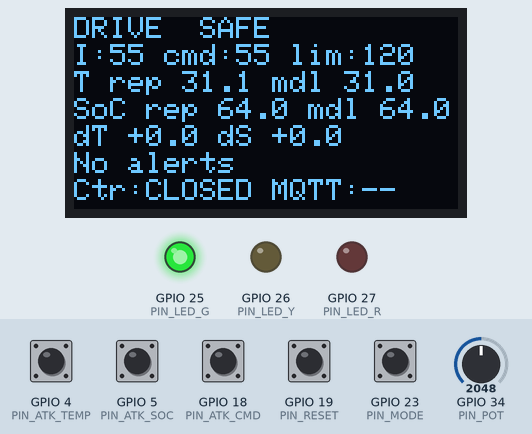
Recording of a sketch running on a simulated ESP32. Parts: 128×64 one-colour display, output pins drawn as LEDs (lit = HIGH). The inputs (shaded band) are chosen by the test bench; at power-on: GPIO 4 (PIN_ATK_TEMP), GPIO 5 (PIN_ATK_SOC), GPIO 18 (PIN_ATK_CMD), GPIO 19 (PIN_RESET), GPIO 23 (PIN_MODE) HIGH, GPIO 34 (PIN_POT) = 2048. WiFi joins after 1.5 s; servers stay silent unless stated; random numbers use the default seed unless the sketch sets one; no MQTT or app messages arrive unless stated; what the sketch prints to the serial monitor is not drawn.

Above: at 1.6 s.
1.7 s: GPIO 5 (PIN_ATK_SOC) pulled LOW for 0.15 s
At 2.5 s:
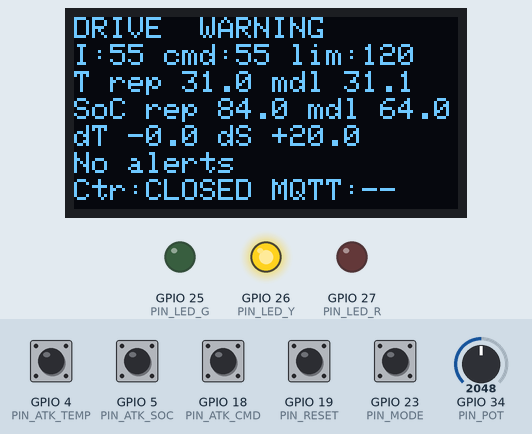
6.0 s: GPIO 23 (PIN_MODE) pulled LOW for 0.15 s
At 6.7 s:
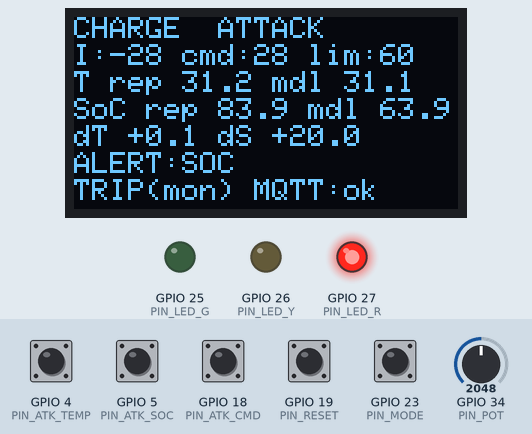
10.3 s: GPIO 19 (PIN_RESET) pulled LOW for 0.15 s
At 11.9 s:
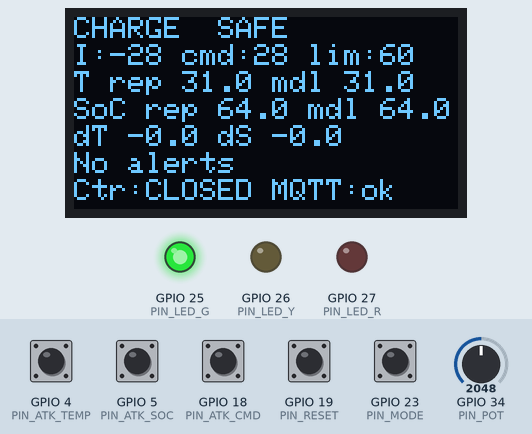
14.6 s: GPIO 18 (PIN_ATK_CMD) pulled LOW for 0.15 s
At 15.9 s:
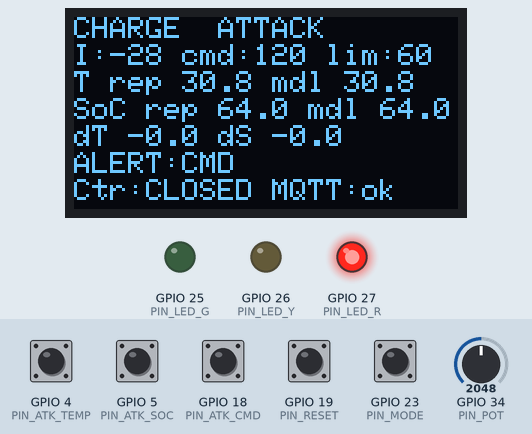
18.9 s: GPIO 23 (PIN_MODE) pulled LOW for 1 s
At 19.7 s:
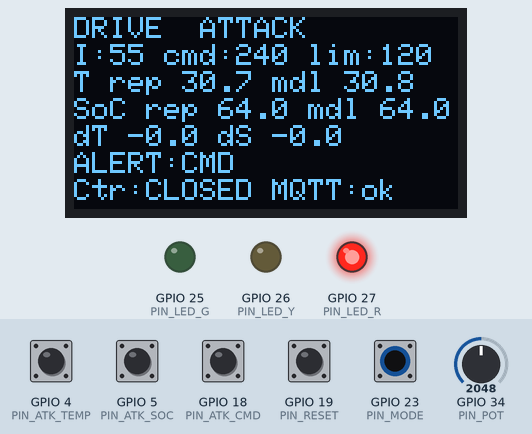
24.1 s: GPIO 18 (PIN_ATK_CMD) pulled LOW for 1 s
At 28.1 s:
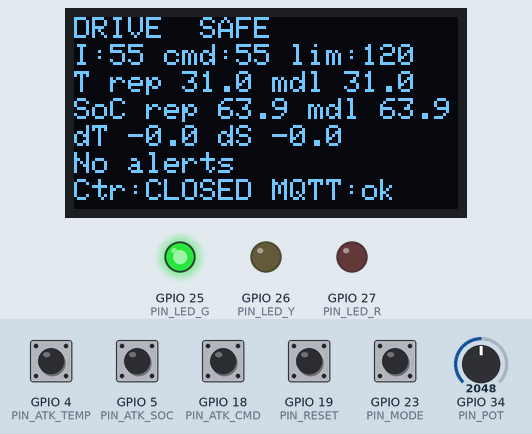
Timing chart, 0 to 29.6 s (numbered marks = the images above; inputs shaded):
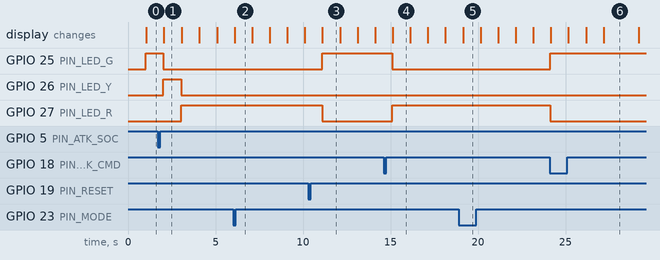

Measured:
- after the input at 1.7 s, GPIO 25 (PIN_LED_G): HIGH → LOW after 0.30 s; GPIO 26 (PIN_LED_Y): LOW → HIGH after 0.30 s, → LOW 1.1 s later; GPIO 27 (PIN_LED_R): LOW → HIGH after 1.4 s
- after the input at 10.3 s, GPIO 25 (PIN_LED_G): LOW → HIGH after 0.79 s; GPIO 27 (PIN_LED_R): HIGH → LOW after 0.79 s
- after the input at 14.6 s, GPIO 25 (PIN_LED_G): HIGH → LOW after 0.50 s; GPIO 27 (PIN_LED_R): LOW → HIGH after 0.50 s
- after the input at 24.1 s, GPIO 25 (PIN_LED_G): LOW → HIGH at once; GPIO 27 (PIN_LED_R): HIGH → LOW at once
- what the display in image 1 shows lasts 1.1 s, from 2.0 s to 3.1 s
- what the display in image 3 shows lasts 1.0 s, from 11.1 s to 12.1 s

The sketch:

sketch.ino
```cpp
// BMS Guard v2 - Wokwi battery pack that feeds the AXIOMWALL website
//
// This ESP32 plays the BATTERY PACK: it simulates the real pack with the SAME physics
// as the website's digital twin (16S LFP, Rint 0.03, Cth 20000, Rth 0.05, Qnom 100 Ah,
// thermal time-scale 20), then publishes the REPORTED telemetry once per second.
// Attack buttons falsify only the reported stream, exactly like the website's Attack Lab.
// The website's firewall engine does the detection. A small on-board guard also runs
// here as a second opinion.
//
// Pot   = current magnitude (CHARGE: 0-55 A, DRIVE: 0-110 A)
// Btn1  = Temperature freeze   Btn2 = SoC +20% spoof   Btn3 = Malicious SET_CURRENT command
// Btn4  = Reset scenario       Btn5 = Switch CHARGE / DRIVE
// Sign convention (same as the website): I > 0 = drive/discharge, I < 0 = charging.

#include <WiFi.h>
#include <PubSubClient.h>
#include <Wire.h>
#include <Adafruit_GFX.h>
#include <Adafruit_SSD1306.h>

// ---------- Pins ----------
#define PIN_POT      34
#define PIN_ATK_TEMP 4
#define PIN_ATK_SOC  5
#define PIN_ATK_CMD  18
#define PIN_RESET    19
#define PIN_MODE     23
#define PIN_LED_G    25
#define PIN_LED_Y    26
#define PIN_LED_R    27

// ---------- Pack physics (identical to website src/engine/twin.js) ----------
const float RINT = 0.03;     // ohm
const float CTH  = 20000.0;  // J/K
const float RTH  = 0.05;     // K/W
const float TAMB = 28.0;     // degC
const float QNOM = 100.0;    // Ah
const float TC   = 20.0;     // thermal time-scale (applied to dT/dt only)
const float T_START   = 31.0;
const float SOC_START = 64.0;

const float OCV_S[14] = { 0, 5, 10, 20, 30, 40, 50, 60, 70, 80, 85, 90, 95, 100 };
const float OCV_V[14] = { 48.00, 49.60, 50.40, 51.20, 51.52, 51.84, 52.00, 52.16, 52.48, 52.80, 53.28, 54.08, 56.00, 58.00 };

const float LIMIT_CHARGE = 60.0;   // A, safe limit
const float LIMIT_DRIVE  = 120.0;  // A, safe limit
const float POT_MAX_CHARGE = 55.0; // A, pot full scale (kept just under the limit so
const float POT_MAX_DRIVE  = 110.0; // sensor noise never crosses it on a normal run)

// ---------- On-board guard (second opinion) ----------
const float R_MODEL     = 0.0291;  // guard's own estimate of Rint (3% off, like real life)
const float TEMP_WARN   = 0.8,  TEMP_ATTACK = 1.5;   // degC residual
const float SOC_WARN    = 0.8,  SOC_ATTACK  = 1.5;   // % residual
const int   CONFIRM     = 2;
// false: the guard only reports, the website's firewall decides.
// true : the guard also cuts the pack current when it trips (standalone protection).
const bool  GUARD_CUTS_CURRENT = false;

// MUST be unique (public broker) and must match the website's MQTT topic field
const char* TOPIC     = "bms-guard-ai01-7421/telemetry";
const char* MQTT_HOST = "broker.hivemq.com";
const int   MQTT_PORT = 1883;

enum State { SAFE, WARNING, ATTACK };
enum Mode  { CHARGE, DRIVE };

Adafruit_SSD1306 oled(128, 64, &Wire, -1);
WiFiClient wifiClient;
PubSubClient mqtt(wifiClient);

// Real pack (hidden from the network)
float plantT = T_START, plantSoC = SOC_START;
// Guard's own model
float modelT = T_START, modelSoC = SOC_START;
// What is reported
float repV = 0, repI = 0, repT = T_START, repSoC = SOC_START, repP = 0;
// Operation
Mode mode = DRIVE;
float cmdA = 0, appliedA = 0, limitA = LIMIT_DRIVE, trueI = 0;
int speedKmh = 0;
unsigned long simT = 0;
// Attacks
bool atkTemp = false, atkSoC = false, atkCmd = false;
float frozenT = T_START;
// Guard state
int tempCount = 0, socCount = 0;
bool tempAlert = false, socAlert = false, cmdAlert = false, tripped = false;
float dT = 0, dS = 0;
State state = SAFE;

const uint8_t btnPin[5] = { PIN_ATK_TEMP, PIN_ATK_SOC, PIN_ATK_CMD, PIN_RESET, PIN_MODE };
bool btnLast[5] = { HIGH, HIGH, HIGH, HIGH, HIGH };
unsigned long lastStep = 0, lastMqttTry = 0;

float noise(float amp) { return (random(-1000, 1001) / 1000.0f) * amp; }

float ocv(float soc) {
  soc = constrain(soc, 0.0f, 100.0f);
  for (int i = 0; i < 13; i++) {
    if (soc <= OCV_S[i + 1]) {
      float f = (soc - OCV_S[i]) / (OCV_S[i + 1] - OCV_S[i]);
      return OCV_V[i] + f * (OCV_V[i + 1] - OCV_V[i]);
    }
  }
  return OCV_V[13];
}

void resetScenario() {
  plantT = modelT = repT = T_START;
  plantSoC = modelSoC = repSoC = SOC_START;
  atkTemp = atkSoC = atkCmd = false;
  tempCount = socCount = 0;
  tempAlert = socAlert = cmdAlert = tripped = false;
  dT = dS = 0;
  state = SAFE;
  simT = 0;
}

void handleButtons() {
  for (int i = 0; i < 5; i++) {
    bool s = digitalRead(btnPin[i]);
    if (s == LOW && btnLast[i] == HIGH) {
      switch (i) {
        case 0: atkTemp = !atkTemp; if (atkTemp) frozenT = plantT; break;
        case 1: atkSoC = !atkSoC; break;
        case 2: atkCmd = !atkCmd; break;
        case 3: resetScenario(); break;
        case 4: mode = (mode == CHARGE) ? DRIVE : CHARGE; break;
      }
    }
    btnLast[i] = s;
  }
}

void ensureMqtt() {
  if (WiFi.status() != WL_CONNECTED || mqtt.connected()) return;
  if (millis() - lastMqttTry < 3000) return;
  lastMqttTry = millis();
  String id = "bms-guard-" + String((uint32_t)esp_random(), HEX);
  mqtt.connect(id.c_str());
}

// One second of simulation + guard evaluation
void stepSim() {
  // 1. Command (the pot, or a malicious one when the attack is on)
  limitA = (mode == CHARGE) ? LIMIT_CHARGE : LIMIT_DRIVE;
  float potMax = (mode == CHARGE) ? POT_MAX_CHARGE : POT_MAX_DRIVE;
  float potMag = round(analogRead(PIN_POT) / 4095.0 * potMax);
  cmdA = atkCmd ? 2.0 * limitA : potMag;        // malicious: twice the safe limit
  cmdAlert = cmdA > limitA + 0.5;               // above the limit is never legitimate
  appliedA = cmdAlert ? potMag : cmdA;          // reject the bad command, keep the last legitimate one
  if (GUARD_CUTS_CURRENT && tripped) appliedA = 0;

  trueI = (mode == CHARGE) ? -appliedA : appliedA;
  speedKmh = (mode == DRIVE && appliedA > 1.0) ? 30 : 0;

  // 2. Real pack physics (same equations as the website twin)
  float V_true = ocv(plantSoC) - trueI * RINT;
  plantT += (trueI * trueI * RINT - (plantT - TAMB) / RTH) / CTH * TC;
  plantSoC = constrain(plantSoC - trueI / (3600.0 * QNOM) * 100.0, 0.0f, 100.0f);

  // 3. Reported telemetry (T and SoC can be spoofed)
  repV   = V_true + noise(0.08);
  repI   = trueI + noise(0.35);
  repT   = atkTemp ? frozenT : plantT + noise(0.08);
  repSoC = constrain(plantSoC + noise(0.03) + (atkSoC ? 20.0 : 0.0), 0.0f, 100.0f);
  repP   = V_true * trueI / 1000.0;

  // 4. On-board guard: its own model driven by the reported current
  modelT += (repI * repI * R_MODEL - (modelT - TAMB) / RTH) / CTH * TC;
  modelSoC = constrain(modelSoC - repI / (3600.0 * QNOM) * 100.0, 0.0f, 100.0f);
  dT = repT - modelT;
  dS = repSoC - modelSoC;
  tempCount = (fabs(dT) > TEMP_ATTACK) ? tempCount + 1 : 0;
  socCount  = (fabs(dS) > SOC_ATTACK)  ? socCount + 1  : 0;
  if (tempCount >= CONFIRM) tempAlert = true;   // latched until reset
  if (socCount  >= CONFIRM) socAlert  = true;
  if (tempAlert || socAlert) tripped = true;

  bool warn = fabs(dT) > TEMP_WARN || fabs(dS) > SOC_WARN;
  if (tempAlert || socAlert || cmdAlert) state = ATTACK;
  else if (warn) state = WARNING;
  else state = SAFE;

  digitalWrite(PIN_LED_G, state == SAFE);
  digitalWrite(PIN_LED_Y, state == WARNING);
  digitalWrite(PIN_LED_R, state == ATTACK);
}

bool contactorOpen() { return GUARD_CUTS_CURRENT && tripped; }

void updateDisplay() {
  const char* names[] = { "SAFE", "WARNING", "ATTACK" };
  oled.clearDisplay();
  oled.setTextSize(1);
  oled.setTextColor(SSD1306_WHITE);
  oled.setCursor(0, 0);  oled.printf("%s  %s", mode == CHARGE ? "CHARGE" : "DRIVE", names[state]);
  oled.setCursor(0, 9);  oled.printf("I:%.0f cmd:%.0f lim:%.0f", trueI, cmdA, limitA);
  oled.setCursor(0, 18); oled.printf("T rep %.1f mdl %.1f", repT, modelT);
  oled.setCursor(0, 27); oled.printf("SoC rep %.1f mdl %.1f", repSoC, modelSoC);
  oled.setCursor(0, 36); oled.printf("dT %+.1f dS %+.1f", dT, dS);
  oled.setCursor(0, 45);
  if (tempAlert || socAlert || cmdAlert)
    oled.printf("ALERT:%s%s%s", tempAlert ? "TEMP " : "", socAlert ? "SOC " : "", cmdAlert ? "CMD" : "");
  else oled.print("No alerts");
  oled.setCursor(0, 54);
  oled.printf("%s MQTT:%s", contactorOpen() ? "Ctr:OPEN" : (tripped ? "TRIP(mon)" : "Ctr:CLOSED"),
              mqtt.connected() ? "ok" : "--");
  oled.display();
}

void publishTelemetry() {
  if (!mqtt.connected()) return;
  const char* names[] = { "SAFE", "WARNING", "ATTACK" };
  String alerts = "";
  if (tempAlert) alerts += "\"TEMP_MISMATCH\",";
  if (socAlert)  alerts += "\"SOC_JUMP\",";
  if (cmdAlert)  alerts += "\"OVERCURRENT_CMD\",";
  if (alerts.length()) alerts.remove(alerts.length() - 1);

  char cmdJson[64];
  if (atkCmd) snprintf(cmdJson, sizeof(cmdJson), "{\"type\":\"SET_CURRENT\",\"value\":%.0f}", cmdA);
  else strcpy(cmdJson, "null");

  char buf[700];
  snprintf(buf, sizeof(buf),
    "{\"t\":%lu,\"V\":%.3f,\"I\":%.3f,\"T\":%.3f,\"SoC\":%.3f,\"P\":%.4f,\"speed\":%d,"
    "\"mode\":\"%s\",\"digitalValid\":true,\"command\":%s,"
    "\"guard\":{\"state\":\"%s\",\"alerts\":[%s],\"contactor_closed\":%s,"
    "\"applied_a\":%.1f,\"limit_a\":%.1f,\"T_expected\":%.2f,\"SoC_expected\":%.2f}}",
    simT, repV, repI, repT, repSoC, repP, speedKmh,
    mode == CHARGE ? "charge" : "drive", cmdJson,
    names[state], alerts.c_str(), contactorOpen() ? "false" : "true",
    appliedA, limitA, modelT, modelSoC);
  mqtt.publish(TOPIC, buf);
}

void setup() {
  Serial.begin(115200);
  for (int i = 0; i < 5; i++) pinMode(btnPin[i], INPUT_PULLUP);
  pinMode(PIN_LED_G, OUTPUT); pinMode(PIN_LED_Y, OUTPUT); pinMode(PIN_LED_R, OUTPUT);
  randomSeed(esp_random());
  oled.begin(SSD1306_SWITCHCAPVCC, 0x3C);
  oled.clearDisplay();
  oled.setTextColor(SSD1306_WHITE);
  oled.setCursor(0, 0);
  oled.println("BMS Guard v2 starting");
  oled.display();
  WiFi.begin("Wokwi-GUEST", "", 6);
  mqtt.setServer(MQTT_HOST, MQTT_PORT);
  mqtt.setBufferSize(768);
}

void loop() {
  handleButtons();
  ensureMqtt();
  mqtt.loop();
  if (millis() - lastStep >= 1000) {
    lastStep = millis();
    stepSim();
    updateDisplay();
    publishTelemetry();
    Serial.printf("t=%lu %s I=%.1f Trep=%.2f Tmdl=%.2f SoCrep=%.2f SoCmdl=%.2f state=%d\n",
                  simT, mode == CHARGE ? "CHG" : "DRV", trueI, repT, modelT, repSoC, modelSoC, state);
    simT++;
  }
  delay(5);
}
```
